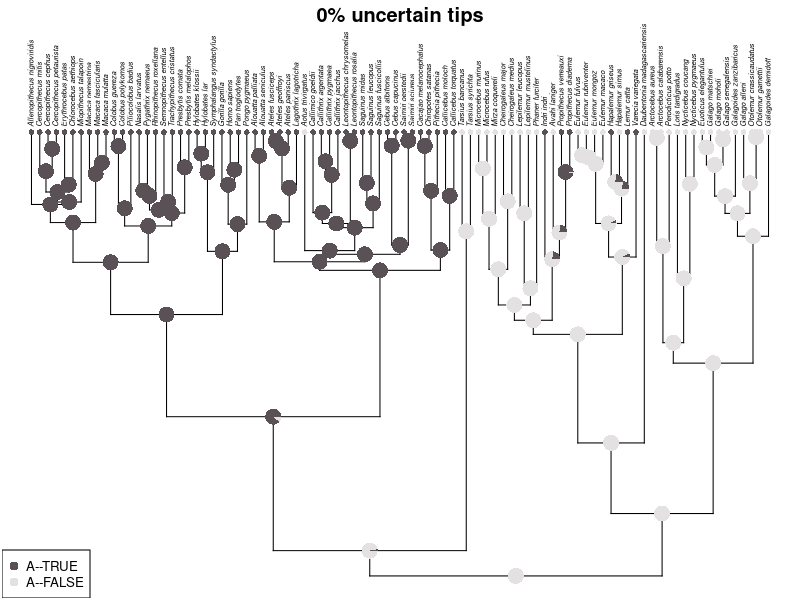
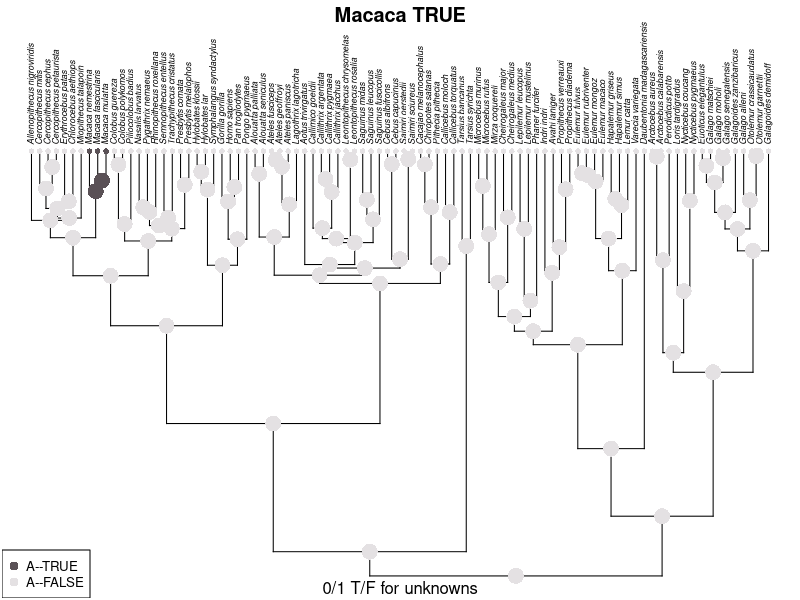
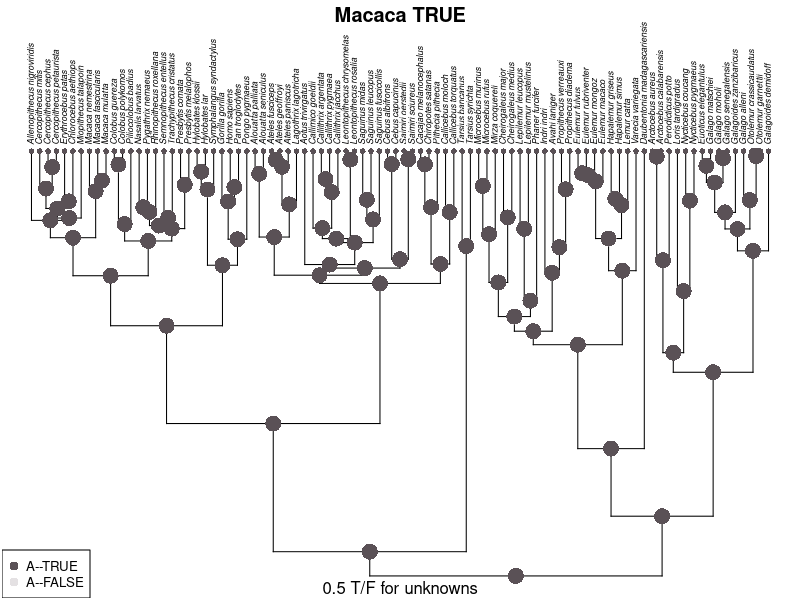
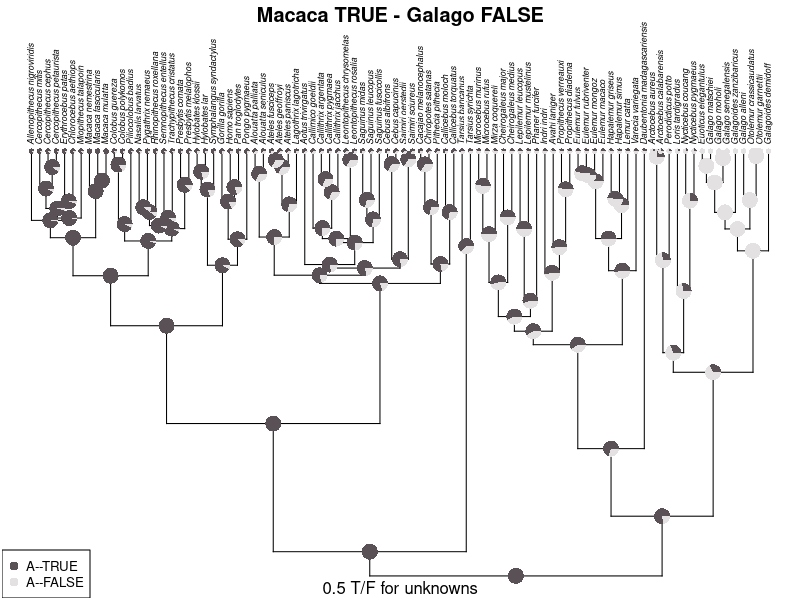

Write the R code that produced these figures, in order. (Note: this script raises an error after producing the figures.)
## ---- chunk 1
knitr::opts_chunk$set(
  collapse = TRUE,
  comment = "#>"
)
## ---- chunk 2
library(ape)
library(phytools)
library(dplyr)
library(tidyr)
## ---- chunk 3
data('primate.tree')
data('primate.data')
tree <- primate.tree
data <- primate.data
data <- data[tree$tip.label,]
# rownames(data) <- paste0('taxon', 1:nrow(data))
# tree$tip.label <- paste0('taxon', 1:Ntip(tree))
myMod <- 'ARD' # 'ARD'
myPi <- 'fitzjohn'
original <- data |>
    tibble::rownames_to_column(var = 'Taxa') |>
    select(Taxa, Activity_pattern) |>
    mutate(Presence = 1) |>
    pivot_wider(
        names_from = 'Activity_pattern', values_from = 'Presence',

                values_fill = 0
    ) |>
    arrange(Taxa) |>
    tibble::column_to_rownames(var = 'Taxa') |>
    select(Diurnal) |> 
    mutate(
        not_diurnal = ifelse(Diurnal == 0, 1, 0)
    ) |> 
    as.matrix()
colnames(original) <- c('A--TRUE', 'A--FALSE')
head(sort(table(sub('^(\\w+)_.*$', '\\1', rownames(original))), decreasing = TRUE))
## ---- chunk 4
fit <- fitMk(tree = tree, x = original,
              model = myMod, pi = myPi,
              lik.func = "pruning", logscale = TRUE)
ace <- ancr(fit, tips = TRUE)
plot(ace, args.plotTree = list(direction = "upwards"))
title(main = '0% uncertain tips', line = -1)
## ---- chunk 5
m1 <- original
m1[which(grepl('^Macaca_', rownames(m1))), 1] <- 1
m1[which(!grepl('^Macaca_', rownames(m1))), 1] <- 0
m1[,2] <- ifelse(m1[,1] == 1, 0, 1)
fit1 <- fitMk(tree = tree, x = m1,
              model = myMod, pi = myPi,
              lik.func = "pruning", logscale = TRUE)
ace1 <- ancr(fit1, tips = TRUE)
plot(ace1, args.plotTree = list(direction = "upwards"))
title(main = 'Macaca TRUE', line = -1, sub = '0/1 T/F for unknowns')
## ---- chunk 6
m2 <- original
m2[] <- 0.5
m2[which(grepl('^Macaca_', rownames(m2))), 1] <- 1
m2[,2] <- ifelse(m2[,1] == 1, 0, 0.5)
fit2 <- fitMk(tree = tree, x = m2,
              model = myMod, pi = myPi,
              lik.func = "pruning", logscale = TRUE)
ace2 <- ancr(fit2, tips = TRUE)
plot(ace2, args.plotTree = list(direction = "upwards"))
title(main = 'Macaca TRUE', line = -1, sub = '0.5 T/F for unknowns')
## ---- chunk 7
m3 <- original
m3[] <- 0.5
m3[which(grepl('^Macaca_', rownames(m3))), 1] <- 1
m3[which(grepl('^Macaca_', rownames(m3))), 2] <- 0
m3[which(grepl('^Galago_', rownames(m3))), 2] <- 1
m3[which(grepl('^Galago', rownames(m3))), 1] <- 0
fit3 <- fitMk(tree = tree, x = m3,
              model = myMod, pi = myPi,
              lik.func = "pruning", logscale = TRUE)
ace3 <- ancr(fit3, tips = TRUE)
plot(ace3, args.plotTree = list(direction = "upwards"))
title(main = 'Macaca TRUE - Galago FALSE', line = -1, sub = '0.5 T/F for unknowns')
## ---- chunk 8
sessioninfo::session_info()
